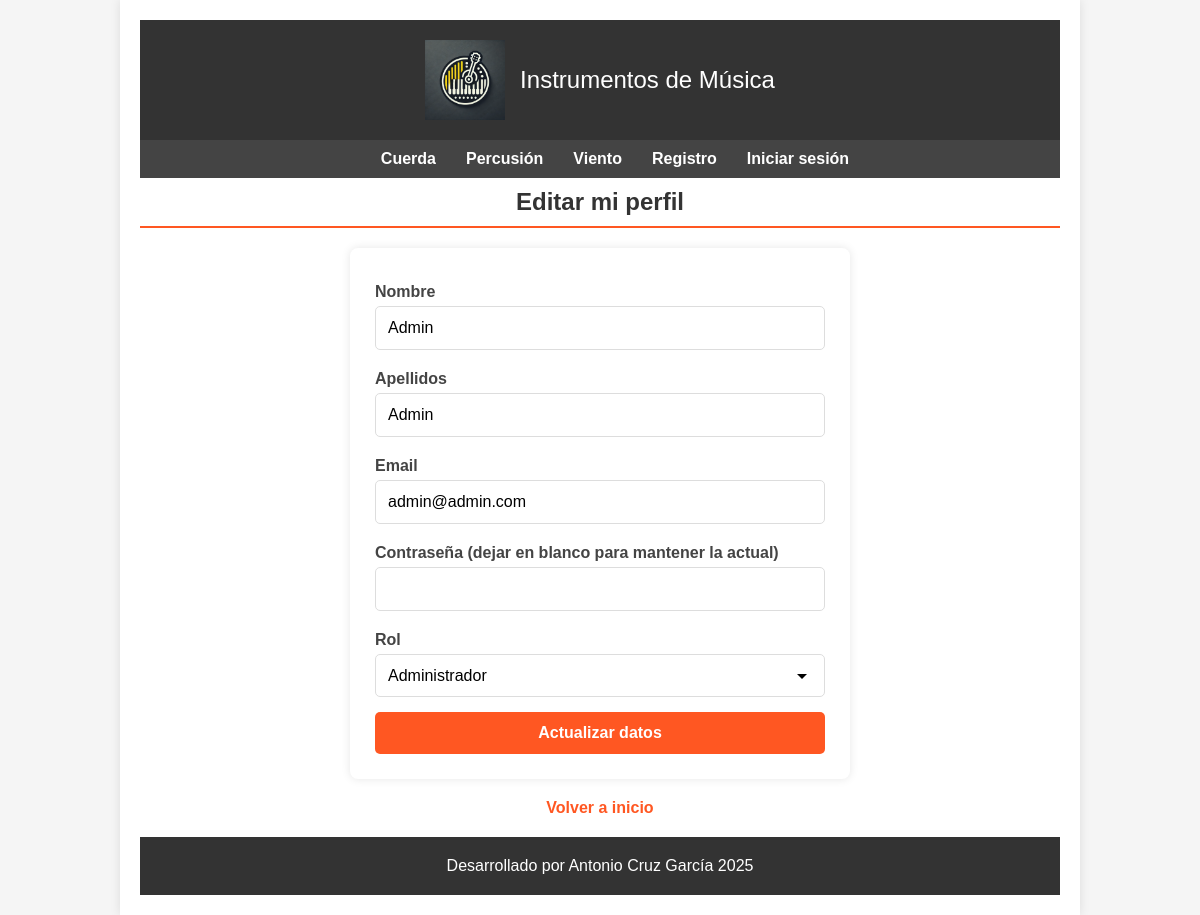
Screenshot of /index.php?controller=user&action=edit (signed in) with the database file from the repository.
### tables this page shows
CREATE TABLE `categorias` (
  `id` int(255) NOT NULL,
  `nombre` varchar(100) NOT NULL
);

CREATE TABLE `usuarios` (
  `id` int(255) NOT NULL,
  `nombre` varchar(100) NOT NULL,
  `apellidos` varchar(255) NOT NULL,
  `email` varchar(255) NOT NULL,
  `password` varchar(255) NOT NULL,
  `rol` varchar(20) NOT NULL,
  `imagen` varchar(255) DEFAULT NULL
);

### config/DatabaseConfig.php (called while the page is built, shortened)
<?php
class DatabaseConfig{
    private $connection;
    private $host;
    private $dbname;
    private $user;
    private $password;
    public function __construct(){
        $dotenv = \Dotenv\Dotenv::createImmutable(__DIR__ . '/../');
        $this->host = $_ENV['DBHOST'];
        $this->dbname = $_ENV['DBNAME'];
        $this->user = $_ENV['DBUSER'];
        $this->password = $_ENV['DBPASSWORD'];
    }
    private function connect(){
        try {
            $dsn = "mysql:host={$this->host};dbname={$this->dbname};charset=utf8";
            $this->connection = new PDO($dsn, $this->user, $this->password);
            $this->connection->setAttribute(PDO::ATTR_ERRMODE, PDO::ERRMODE_EXCEPTION);
            $this->connection->setAttribute(PDO::ATTR_DEFAULT_FETCH_MODE, PDO::FETCH_ASSOC);
        } catch (PDOException $e) {
            die("Error de conexión: " . $e->getMessage());
        }
    }
    public function getConnection()
    {
        return $this->connection;
    }
}

### Models/Category.php (called while the page is built, shortened)
<?php
class Category
{
    private $db;
    public function __construct()
    {
        $dbConfig = new DatabaseConfig();
        $this->db = $dbConfig->getConnection();
    }
    public function getAll()
    {
        try {
            $sql = "SELECT * FROM categorias ORDER BY id DESC";
            $stmt = $this->db->query($sql);
            return $stmt->fetchAll(PDO::FETCH_ASSOC);
        } catch (\PDOException $e) {
            error_log("Error al obtener categorías: " . $e->getMessage());
            return array();
        }
    }
}

### Models/User.php (called while the page is built, shortened)
<?php
class User
{
    private $nombre;
    private $apellidos;
    private $email;
    private $rol;
    private $db;
    public function __construct()
    {
        $dbConfig = new DatabaseConfig();
        $this->db = $dbConfig->getConnection();
    }
    public function getNombre()
    {
        return $this->nombre;
    }
    public function getApellidos()
    {
        return $this->apellidos;
    }
    public function getEmail()
    {
        return $this->email;
    }
    public function getRol()
    {
        return $this->rol;
    }
    public function getUserById($id)
    {
        try {
            $query = $this->db->prepare("SELECT * FROM usuarios WHERE id = :id");
            $query->bindParam(':id', $id, PDO::PARAM_INT);
            $query->execute();
            if ($query->rowCount() > 0) {
                $user_data = $query->fetch(PDO::FETCH_ASSOC);
                $this->nombre = $user_data['nombre'];
                $this->apellidos = $user_data['apellidos'];
                $this->email = $user_data['email'];
                $this->rol = $user_data['rol'];
                return $this;
            }
            return false;
        } catch (\PDOException $e) {
            error_log("Error al obtener usuario por ID: " . $e->getMessage());
            return false;
        }
    }
}

### Views/user/edit.php (the view, shortened to what this page needs)
<h1>Editar mi perfil</h1>
<div class="form_container">
    <form action="index.php?controller=user&action=update" method="POST">
        <label for="nombre">Nombre</label>
        <input type="text" name="nombre" value="<?= $user_data->getNombre() ?>" required minlength="3" maxlength="100">
        <label for="apellidos">Apellidos</label>
        <input type="text" name="apellidos" value="<?= $user_data->getApellidos() ?>" required minlength="3" maxlength="100">
        <label for="email">Email</label>
        <input type="email" name="email" value="<?= $user_data->getEmail() ?>" required>
        <label for="password">Contraseña (dejar en blanco para mantener la actual)</label>
        <input type="password" name="password" minlength="6">
        <?php if (isset($_SESSION['usuario']['rol']) && $_SESSION['usuario']['rol'] == 'admin'): ?>
            <label for="rol">Rol</label>
            <select name="rol">
                <option value="admin" <?= $user_data->getRol() == 'admin' ? 'selected' : '' ?>>Administrador</option>
            </select>
        <?php endif; ?>
        <input type="submit" value="Actualizar datos" class="button">
    </form>
</div>
<div class="links">
    <a href="index.php">Volver a inicio</a>
</div>

### Views/layout/header.php (shortened to what this page needs)
<?php
$categoryModel = new Category();
$menuCategories = $categoryModel->getAll();
?>
<!DOCTYPE html>
<html lang="es">
<head>
    <link rel="stylesheet" href="../assets/css/styles.css">
</head>
<body>
    <section class="container">
        <header class="header">
            <section class="logo">
                <img src="../assets/img/logotipo_tienda.webp" alt="Logotipo">
                <a href="index.php">Instrumentos de Música</a>
            </section>
        </header>
        <nav class="menu">
            <ul>
                <?php if (!empty($menuCategories)): ?>
                    <li>
                        <?php foreach ($menuCategories as $categoria): ?>
                    <li>
                        <a href="index.php?controller=product&action=category&id=<?= $categoria['id'] ?>">
                            <?= $categoria['nombre'] ?>
                        </a>
                    </li>
                <?php endforeach; ?>
                </li>
            <?php endif; ?>
            <li><a href="index.php?controller=user&action=registro">Registro</a></li>
            <li><a href="index.php?controller=user&action=loginForm">Iniciar sesión</a></li>
            </ul>
        </nav>

### assets/css/styles.css (style rules this page uses)
* { margin: 0; padding: 0; box-sizing: border-box; font-family: Arial, sans-serif; }
body { background-color: #f5f5f5; }
.container { width: 80%; margin: 0 auto; background-color: #fff; padding: 20px; box-shadow: 0 0 10px rgba(0, 0, 0, 0.1); }
.header { background-color: #333; color: white; padding: 20px; text-align: center; }
.logo { display: flex; align-items: center; justify-content: center; }
.logo img { height: 80px; margin-right: 15px; }
.logo a { font-size: 24px; text-decoration: none; color: white; }
.menu ul { list-style: none; display: flex; justify-content: center; background-color: #444; padding: 10px 0; }
.menu ul li { margin: 0 15px; }
.menu ul li a { text-decoration: none; color: white; font-weight: bold; }
.form_container { max-width: 500px; margin: 20px auto; background-color: #fff; padding: 25px; border-radius: 8px; box-shadow: 0 0 10px rgba(0, 0, 0, 0.1); }
h1 { margin-top: 10px; color: #333; text-align: center; margin-bottom: 20px; padding-bottom: 10px; border-bottom: 2px solid #ff5722; }
form { display: flex; flex-direction: column; }
form label { margin: 10px 0 5px; font-weight: bold; color: #444; }
form input[type="text"], form input[type="email"], form input[type="password"] { padding: 12px; border: 1px solid #ddd; border-radius: 5px; margin-bottom: 10px; font-size: 16px; transition: border-color 0.3s; }
form input[type="submit"], .button { background-color: #ff5722; color: white; padding: 12px; border: none; border-radius: 5px; cursor: pointer; font-size: 16px; font-weight: bold; margin-top: 15px; transition: background-color 0.3s; }
.links { text-align: center; margin-top: 20px; }
.links a { color: #ff5722; text-decoration: none; font-weight: bold; }
.menu li { position: relative; display: inline-block; }
form select { width: 100%; padding: 12px; border: 1px solid #ddd; border-radius: 5px; background-color: white; font-size: 16px; appearance: none; -webkit-appearance: none; -moz-appearance: none; background-repeat: no-repeat; background-position: right 10px center; }
form input[type="submit"] { background-color: #ff5722; transition: background-color 0.3s; font-weight: bold; }
.links a { color: #ff5722; text-decoration: none; font-weight: bold; transition: color 0.3s; }

### rows the page displays
categorias: nombre "Cuerda"
categorias: nombre "Percusión"
categorias: nombre "Viento"
usuarios: nombre "Admin", apellidos "Admin", email "admin@admin.com", rol "Administrador"
